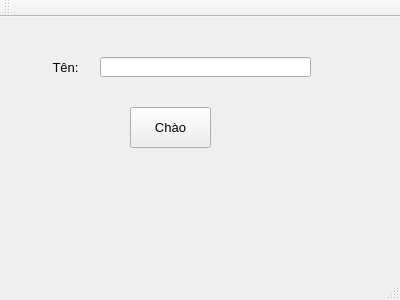
<?xml version="1.0" encoding="UTF-8"?>
<ui version="4.0">
 <class>MainWindow</class>
 <widget class="QMainWindow" name="MainWindow">
  <property name="geometry">
   <rect>
    <x>0</x>
    <y>0</y>
    <width>400</width>
    <height>300</height>
   </rect>
  </property>
  <property name="windowTitle">
   <string>MainWindow</string>
  </property>
  <widget class="QWidget" name="centralWidget">
   <widget class="QLabel" name="label">
    <property name="geometry">
     <rect>
      <x>40</x>
      <y>40</y>
      <width>51</width>
      <height>21</height>
     </rect>
    </property>
    <property name="font">
     <font>
      <pointsize>10</pointsize>
     </font>
    </property>
    <property name="text">
     <string>Tên:</string>
    </property>
    <property name="alignment">
     <set>Qt::AlignCenter</set>
    </property>
   </widget>
   <widget class="QLineEdit" name="Name">
    <property name="geometry">
     <rect>
      <x>100</x>
      <y>40</y>
      <width>211</width>
      <height>20</height>
     </rect>
    </property>
   </widget>
   <widget class="QPushButton" name="Button">
    <property name="geometry">
     <rect>
      <x>130</x>
      <y>90</y>
      <width>81</width>
      <height>41</height>
     </rect>
    </property>
    <property name="font">
     <font>
      <pointsize>10</pointsize>
     </font>
    </property>
    <property name="text">
     <string>Chào</string>
    </property>
   </widget>
   <widget class="QLabel" name="Say_Hi">
    <property name="geometry">
     <rect>
      <x>30</x>
      <y>150</y>
      <width>361</width>
      <height>31</height>
     </rect>
    </property>
    <property name="font">
     <font>
      <pointsize>10</pointsize>
     </font>
    </property>
    <property name="text">
     <string/>
    </property>
   </widget>
  </widget>
  <widget class="QMenuBar" name="menuBar">
   <property name="geometry">
    <rect>
     <x>0</x>
     <y>0</y>
     <width>400</width>
     <height>21</height>
    </rect>
   </property>
  </widget>
  <widget class="QToolBar" name="mainToolBar">
   <attribute name="toolBarArea">
    <enum>TopToolBarArea</enum>
   </attribute>
   <attribute name="toolBarBreak">
    <bool>false</bool>
   </attribute>
  </widget>
  <widget class="QStatusBar" name="statusBar"/>
 </widget>
 <layoutdefault spacing="6" margin="11"/>
 <resources/>
 <connections/>
</ui>
